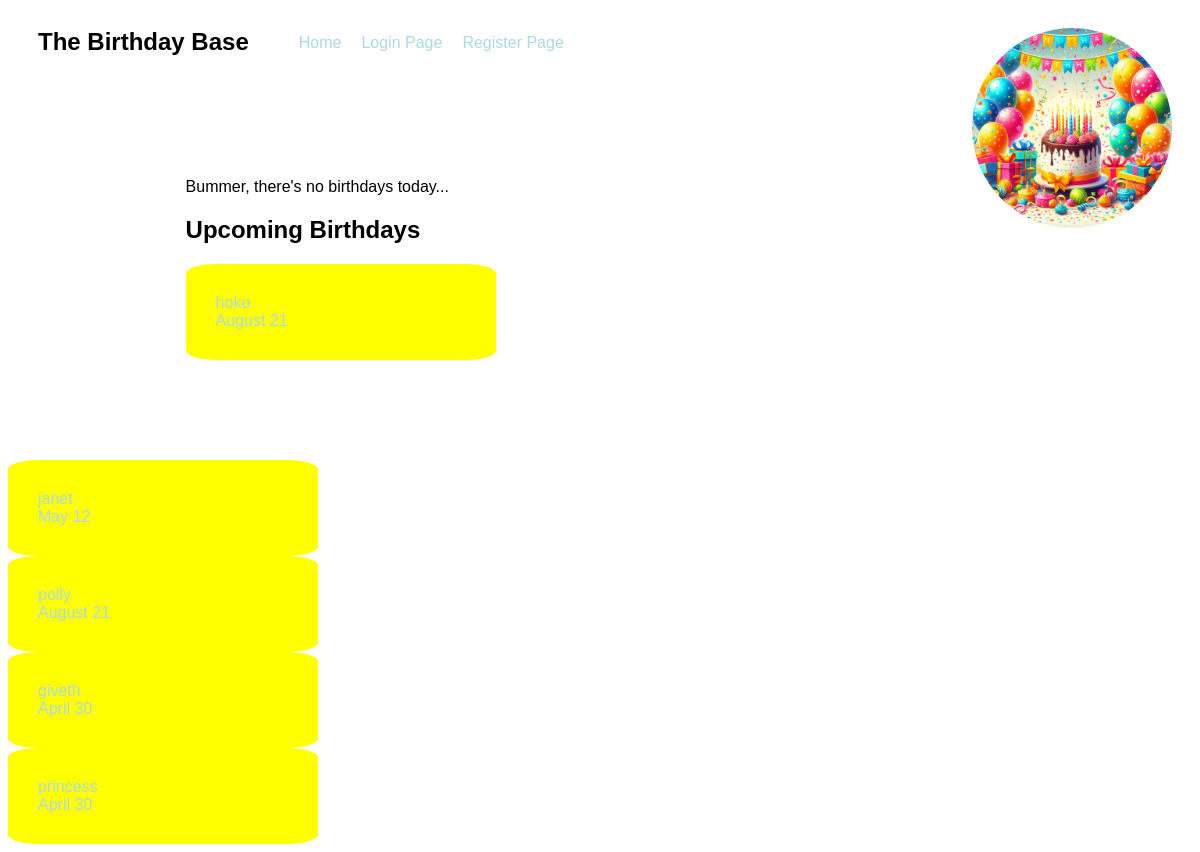
Before: / with the older database file.
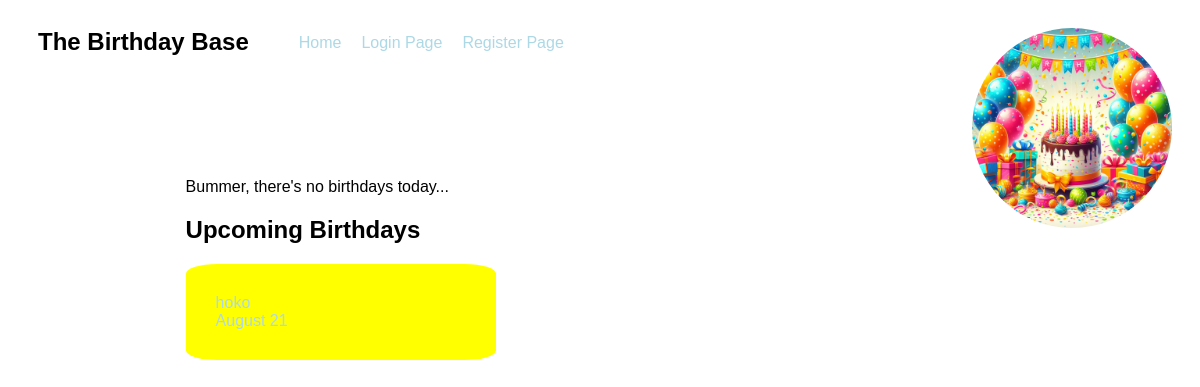
After: the same page with the newer database file.
### app.py (models this page shows, shortened)
class User(db.Model, UserMixin):
    id = db.Column(db.Integer, primary_key=True)
    username = db.Column(db.String(20), nullable=False, unique=True)
    password = db.Column(db.String(80), nullable=False)
    first_name = db.Column(db.String(20), nullable=False)
    last_name = db.Column(db.String(80), nullable=True)
    birthday = db.Column(db.Date, nullable=False)
    profile_pic = db.Column(db.String(), default="default.jpg")
    followed = db.relationship(
        "Follow",
        foreign_keys=[Follow.follower_id],
        backref=db.backref("follower", lazy="joined"),
        lazy="dynamic",
        cascade="all, delete-orphan",
    )
    followers = db.relationship(
        "Follow",
        foreign_keys=[Follow.followed_id],
        backref=db.backref("followed", lazy="joined"),
        lazy="dynamic",
        cascade="all, delete-orphan",
    )
    postsender = db.relationship(
        "Post",
        backref=backref("postsender", uselist=False),
        foreign_keys=[Post.sender],
        lazy=True,
    )

### app.py (the view)
@app.route("/")
def home():
    todaybday = User.query.filter_by(birthday=date.today()).all()
    today = datetime.today()
    three_months_later = today + relativedelta(months=3)
    print('three_months_later ' + str(three_months_later))
    print('func.extract(\'month\', User.birthday) ' + str(func.extract('month', User.birthday)))
    print('today.month ' + str(today.month))
    print('three_months_later.month ' + str(three_months_later.month))
    upcoming = User.query.filter(
    and_(
        (func.extract('month', User.birthday) >= today.month),
        (func.extract('day', User.birthday) >= today.day),
        )
    )
    return render_template("home.html", today=todaybday, upcoming=upcoming)

### templates/home.html
{% extends 'base.html' %} {% block content %}
<section>
  {% if today|length >= 1 %}
  <h1>It's someone's birthday today!</h1>
  {% for t in today %}
  <p>People with birthdays today...</p>
  {{t.username}} {% endfor %} {% else %}
  <p>Bummer, there's no birthdays today...</p>
  {% endif %}
  <h2>Upcoming Birthdays</h2>
  {% for u in upcoming %}
  <div class="upcoming">
    <a href="{{ url_for('profile', username=u.username) }}">
      {{ u.username }}<br />
      {{ u.birthday.strftime('%B %d') }}
    </a>
  </div>
</section>
{% endfor %} {% endblock %}

### templates/base.html (shortened to what this page needs)
<!DOCTYPE html>
<html lang="en">
  <head>
    <link
      rel="stylesheet"
      href="{{ url_for('static', filename='css/all.css') }}"
    />
  </head>
  <body>
    <nav>
      <h1>The Birthday Base</h1>
      <ul>
        <li><a href="{{ url_for('home')}}">Home</a></li>
        {% if current_user.is_authenticated %}
        <li><a href="{{url_for('logout')}}">Logout</a></li>
        {% else %}
        <li><a href="{{ url_for('login') }}">Login Page</a></li>
        <li><a href="{{ url_for('register') }}">Register Page</a></li>
        {% endif %}
      </ul>
      <img class="logo" src="{{ url_for('static', filename='images/bday.jpg') }}">
    </nav>
    {% block content %} {% endblock %}
  </body>
</html>

### static/css/all.css (style rules this page uses)
html { font-family: Impact, Haettenschweiler, 'Arial Narrow Bold', sans-serif; margin: 0; }
ul { list-style-type: none; display: inline-flex; }
nav a { display: inline-flex; padding: 10px; }
.logo { border-radius: 50%; width: 200px; height: 200px; object-fit: cover; position: absolute; right: 0px; margin: 20px; }
a:link { text-decoration: none; color: lightblue; }
nav { display: inline-flex; position: relative; width: 100%; }
nav h1 { padding-left: 30px; }
.upcoming { background-color: yellow; padding: 30px; border-radius: 10%; width: 250px; }
section { margin-left: 15%; margin-top: 100px; margin-bottom: 100px; }

Changed rows visible on the page:
removed User: username "janet", birthday "May 12"
removed User: username "polly", birthday "August 21"
removed User: username "giveth", birthday "April 30"
removed User: username "princess", birthday "April 30"
